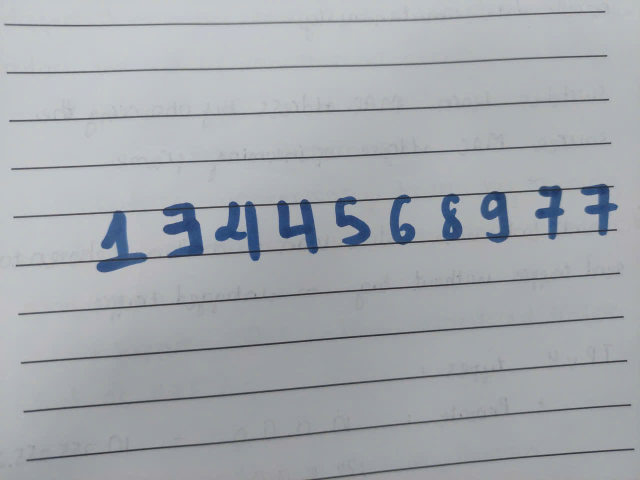
#> input picture src/segmentation/input_image/images.jpg, 1280 x 960 px (shown at 1/2 size); its folder holds only this picture in this run
$ python -i segmentation.py   (imports and definitions only)
#> lines starting #> are read from the running program, lines starting #| are printed output that depends on the picture; after the words box and inside, x2 and y2 are one past the last pixel; in counts of white or black regions, pixels touching at a corner belong together
import cv2  # LIbrary OpenCV for read, cut, and filter image color
import numpy as np # Numpy library for calculations
import os #OS library for file handling within system directories

# Create Output path
OUTPUT_DIR = 'output_digit'

# [2 lines not run here, left out]

# --- HÀM 1: ĐỌC ẢNH AN TOÀN ---
def read_image_safe(path):
#> called with path = 'input_image/images.jpg'
    try:
        stream = open(path, "rb")
        bytes_data = bytearray(stream.read())
        numpyarray = np.asarray(bytes_data, dtype=np.uint8)
        return cv2.imdecode(numpyarray, cv2.IMREAD_UNCHANGED)
#> returned value is the input picture: shape (960, 1280, 3); mean B, G, R 173.7, 168.6, 164.2
    except Exception:
        return None

# --- HÀM 2: Merge the image boxes ---
def merge_broken_parts(rects):
    if len(rects) < 2:
        return rects

    rects.sort(key=lambda r: r[0])

    used = [False] * len(rects)
    merged_rects = []

    for i in range(len(rects)):
        if used[i]: continue

        x1, y1, w1, h1 = rects[i]

        merged_in_this_pass = True
        while merged_in_this_pass:
            merged_in_this_pass = False

            for j in range(i + 1, len(rects)):
                if used[j]: continue

                x2, y2, w2, h2 = rects[j]

                dist_centers_x = abs((x1 + w1 // 2) - (x2 + w2 // 2))
                gap_x = max(0, max(x1, x2) - min(x1+w1, x2+w2))

                x_overlap = max(0, min(x1+w1, x2+w2) - max(x1, x2))
                y_overlap = max(0, min(y1+h1, y2+h2) - max(y1, y2))
                gap_y = max(0, max(y1, y2) - min(y1+h1, y2+h2))
                combined_width = max(x1 + w1, x2 + w2) - min(x1, x2)

                small_fragment = min(w1, w2) <= 12 or min(h1, h2) <= 12
                cond1 = small_fragment and (dist_centers_x < 15) and (gap_y <= 12)
                cond2 = (
                    (y_overlap < 20)
                    and (gap_y <= 12)
                    and (x_overlap >= min(w1, w2) * 0.6)
                    and (combined_width <= max(w1, w2) * 1.45)
                )
                overlap_ratio = x_overlap / max(1, min(w1, w2))
                cond3 = (
                    y_overlap > min(h1, h2) * 0.45
                    and (
                        (overlap_ratio >= 0.45 and combined_width <= max(w1, w2) * 1.6)
                        or (small_fragment and x_overlap > 0)
                    )
                )
                cond4 = (w1 <= 15 and w2 <= 15) and (gap_x <= 10) and (y_overlap > min(h1, h2) * 0.5)

                if cond1 or cond2 or cond3 or cond4:
                    new_x = min(x1, x2)
                    new_y = min(y1, y2)
                    new_w = max(x1+w1, x2+w2) - new_x
                    new_h = max(y1+h1, y2+h2) - new_y

                    x1, y1, w1, h1 = new_x, new_y, new_w, new_h
                    used[j] = True
                    merged_in_this_pass = True
                    print(f"[LOGIC] Radar da gop manh tai X={x2} vao X={x1}")
                    break

        merged_rects.append((x1, y1, w1, h1))

    return merged_rects

#  HÀM MỚI 3: CÁ LỚN NUỐT CÁ BÉ
def remove_inside_boxes(rects):
    valid_rects = []
    for i in range(len(rects)):
        x1, y1, w1, h1 = rects[i]
        is_inside = False

        for j in range(len(rects)):
            if i == j: continue
            x2, y2, w2, h2 = rects[j]

            if x1 >= x2 and y1 >= y2 and (x1+w1) <= (x2+w2) and (y1+h1) <= (y2+h2):
                is_inside = True
                print(f"[LOGIC] Phat hien hop nho tai X={x1} nam trong hop to -> XOA!")
                break

        if not is_inside:
            valid_rects.append((x1, y1, w1, h1))

    return valid_rects
def segment_image(image_path):
    print(f"[INFO] Dang xu ly anh: {image_path}")
    print("[INFO] Dang don dep folder cu...")

    if os.path.exists(OUTPUT_DIR):
        for file_name in os.listdir(OUTPUT_DIR):
            file_path = os.path.join(OUTPUT_DIR, file_name)
            try:
                if os.path.isfile(file_path):
                    os.remove(file_path)
            except Exception as e:
                pass

    img = read_image_safe(image_path)
    if img is None:
        print("[ERROR] Cannot read the image.")
        return [], [], None, None

    if len(img.shape) == 2:
        gray = img.copy()
        img_display = cv2.cvtColor(img, cv2.COLOR_GRAY2BGR)
    else:
        if len(img.shape) == 3 and img.shape[2] == 4:
            img = cv2.cvtColor(img, cv2.COLOR_BGRA2BGR)
        img_display = img.copy()
        gray = cv2.cvtColor(img, cv2.COLOR_BGR2GRAY)

    # --- PRE-PROCESSING ---
    blurred = cv2.GaussianBlur(gray, (5, 5), 0)

    thresh = cv2.adaptiveThreshold(blurred, 255,
                                   cv2.ADAPTIVE_THRESH_GAUSSIAN_C,
                                   cv2.THRESH_BINARY_INV, 19, 15)
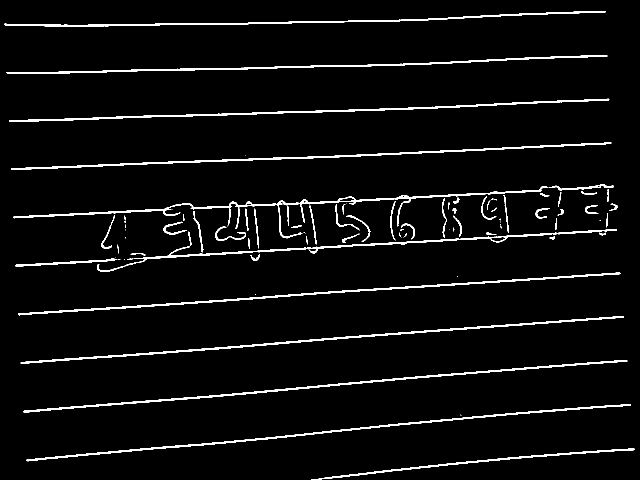
#> thresh: shape (960, 1280) (shown at 1/2 size); 4% white; 86 white regions (28 under 20 px), largest, box (x1, y1, x2, y2) and area: (26, 373, 1097, 477) 4783, (47, 720, 1255, 825) 4216, (41, 632, 1248, 728) 4212

    # Median blur to reduce noise from paper texture
    thresh = cv2.medianBlur(thresh, 3)
#> thresh: shape (960, 1280); 4% white; 90 white regions (18 under 20 px), largest, box (x1, y1, x2, y2) and area: (47, 720, 1255, 825) 4214, (41, 632, 1248, 728) 4212, (36, 545, 1241, 631) 4115

    kernel_clean = np.ones((2,2), np.uint8)
    thresh = cv2.morphologyEx(thresh, cv2.MORPH_OPEN, kernel_clean)
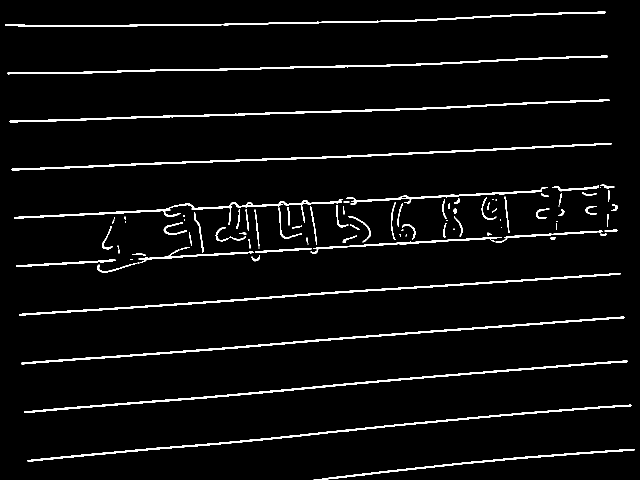
#> thresh: shape (960, 1280) (shown at 1/2 size); 4% white; 105 white regions (30 under 20 px), largest, box (x1, y1, x2, y2) and area: (48, 721, 1255, 826) 4213, (42, 633, 1249, 729) 4212, (38, 546, 1241, 632) 4113

    kernel_heal = np.ones((5,3), np.uint8)
    thresh = cv2.morphologyEx(thresh, cv2.MORPH_CLOSE, kernel_heal)
#> thresh: shape (960, 1280); 4% white; 60 white regions (9 under 20 px)

    # --- TÌM CONTOUR ---
    contours, _ = cv2.findContours(thresh, cv2.RETR_EXTERNAL, cv2.CHAIN_APPROX_SIMPLE)
#> contours = 60 contours, 20 with area under 20; largest, box (x1, y1, x2, y2) and area: (28, 398, 697, 545) 3720, (48, 721, 1255, 826) 3004, (42, 633, 1249, 729) 3004, (38, 546, 1241, 632) 2908, (55, 809, 1263, 924) 2892

    # --- LỌC BAN ĐẦU ---
    h_img, w_img = thresh.shape
    initial_rects = []
    for cnt in contours:
        x, y, w, h = cv2.boundingRect(cnt)
        if w < (w_img * 0.95) and h < (h_img * 0.95):
            # Ép h >= 5 để chém rác cám, cho w thả ga về 2 để cứu nét mỏng
            if (h >= 5 and w >= 2):
                initial_rects.append((x, y, w, h))
#> this loop made 60 passes
#> (x, y, w, h) on passes 1, 2, 3, 4, 5, 7, 8, 9: (627, 898, 642, 62), (55, 809, 1208, 115), (48, 721, 1207, 105), (42, 633, 1207, 96), (38, 546, 1203, 86), (32, 518, 199, 16), (503, 511, 17, 12), (235, 491, 4, 16)
#> after the loop, initial_rects = 51 items, first 6: (627, 898, 642, 62), (55, 809, 1208, 115), (48, 721, 1207, 105), (42, 633, 1207, 96), (38, 546, 1203, 86), (32, 518, 199, 16)

    print(f"[INFO] Tim thay {len(initial_rects)} manh vo ban dau.")
#| [INFO] Tim thay 51 manh vo ban dau.

    # --- GỘP BOX BẰNG LOGIC ---
    final_rects = merge_broken_parts(initial_rects)
#> in merge_broken_parts, `used = [False] * len(rects)`: used = 51 items, first 6: False, False, False, False, False, False
#> the loop in merge_broken_parts, `for i in range(len(rects)):` made 51 passes
#> (printed output is left out)
#> after the loop in merge_broken_parts, `for i in range(len(rects)):`: merged_rects = [(10, 23, 1201, 31), (15, 111, 1201, 38), (19, 198, 1200, 47), (23, 286, 1200, 55), (28, 369, 1235, 555), (627, 898, 642, 62)]; used = 51 items, first 6: False, False, False, False, False, True
#> final_rects has the same summary as merged_rects in merge_broken_parts
    final_rects = remove_inside_boxes(final_rects)
#> the loop in remove_inside_boxes, `for i in range(len(rects)):` made 6 passes
#> after the loop in remove_inside_boxes, `for i in range(len(rects)):`: valid_rects has the same summary as merged_rects in merge_broken_parts
    print(f"[INFO] Sau khi gop manh vo, con lai {len(final_rects)} so hoan chinh.")
#| [INFO] Sau khi gop manh vo, con lai 6 so hoan chinh.

    # --- CẮT & XỬ LÝ ẢNH ---
    roi_images = []
    valid_rects = []
    valid_count = 0

    for (x, y, w, h) in final_rects:

        # 🔥 MÀNG LỌC NANO MỚI: Chỉ chém mụn thật sự
        if (h < 10 and w < 10) or (w * h < 25):
            print(f"[-] Vut rac nano tai X={x}")
            continue

        # Lấy vùng roi tương ứng để kiểm tra tỷ lệ điểm trắng
        roi_clean = thresh[max(0, y):min(thresh.shape[0], y+h), max(0, x):min(thresh.shape[1], x+w)]
        fill_ratio = np.count_nonzero(roi_clean) / (w * h) if (w * h) > 0 else 1.0

        # Thẻ VIP Dấu Trừ: Nét ngang dài, dẹt (bỏ giới hạn h < 20 để hỗ trợ nét bút to dày)
        is_minus = (w >= 10 and (w / max(1, float(h))) >= 1.5)

        # 🔥 THẺ VIP ĐỘC QUYỀN CHO DẤU XUYỆT / GẠCH THẲNG VÀ DẤU CHIA /
        # 1. Gạch thẳng đứng: Nét mỏng dính, cao vừa đủ (h/w >= 1.5)
        # 2. Dấu chia chéo (/): h và w tương đương nhưng đủ lớn (>= 12), và nét mảnh (fill_ratio < 0.45)
        is_slash = (h >= 14 and (float(h) / max(1, w)) >= 1.2) or \
                   (h >= 12 and w >= 8 and fill_ratio < 0.6)

        if not (is_minus or is_slash):
            # LƯỚI LỌC THÉP TỰ ĐỘNG CHÉM CỤC MỤN BỰ
            if (w * h < 60) or (h < 12 and w < 12):
                print(f"[-] Vut 1 manh vun (rac) tai X={x}")
                continue

        cv2.rectangle(img_display, (x, y), (x + w, y + h), (0, 255, 0), 2)
        cv2.putText(img_display, str(valid_count), (x, y - 10), cv2.FONT_HERSHEY_SIMPLEX, 0.5, (0, 255, 0), 2)

        pad = 5
        roi = thresh[max(0, y-pad):min(thresh.shape[0], y+h+pad),
                     max(0, x-pad):min(thresh.shape[1], x+w+pad)]

        if roi.size == 0: continue

        # Square Padding
        h_roi, w_roi = roi.shape
        max_dim = max(h_roi, w_roi)
        square_img = np.zeros((max_dim, max_dim), dtype=np.uint8)
        start_x = (max_dim - w_roi) // 2
        start_y = (max_dim - h_roi) // 2

        square_img[start_y:start_y+h_roi, start_x:start_x+w_roi] = roi

        # BÍ KÍP VÕ CÔNG CHUẨN HÓA MNIST
        resized_20 = cv2.resize(square_img, (20, 20), interpolation=cv2.INTER_AREA)
        final_img = np.zeros((28, 28), dtype=np.uint8)
        final_img[4:24, 4:24] = resized_20

        cv2.imwrite(f'{OUTPUT_DIR}/digit_{valid_count}.png', final_img)

        roi_images.append(final_img)
        valid_rects.append((x, y, w, h))

        valid_count += 1
#> this loop made 6 passes
#> (x, y, w, h, fill_ratio, h_roi, w_roi, max_dim) on passes 1 to 6: (10, 23, 1201, 31, 0.102, 41, 1211, 1211), (15, 111, 1201, 38, 0.086, 48, 1211, 1211), (19, 198, 1200, 47, 0.0726, 57, 1210, 1210), (23, 286, 1200, 55, 0.0612, 65, 1210, 1210), (28, 369, 1235, 555, 0.0475, 565, 1245, 1245), (627, 898, 642, 62, 0.0543, 67, 652, 652)
#> pass 1, in segment_image, `roi = thresh[max(0, y-pad):min(thresh.shape[0], y+h+pad), max(0, x-pad..`:
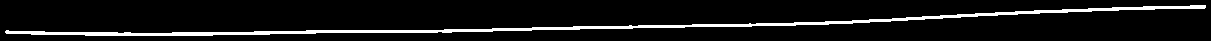
#> roi: shape (41, 1211); 7.7% white; 1 white region, box (x1, y1, x2, y2) and area: (5, 5, 1206, 36) 3805
#> pass 2, in segment_image, `roi = thresh[max(0, y-pad):min(thresh.shape[0], y+h+pad), max(0, x-pad..`:
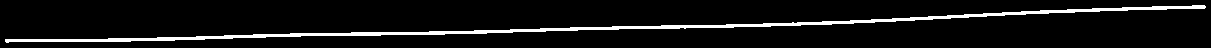
#> roi: shape (48, 1211); 6.8% white; 1 white region, box (x1, y1, x2, y2) and area: (5, 5, 1206, 43) 3926
#> after the loop:
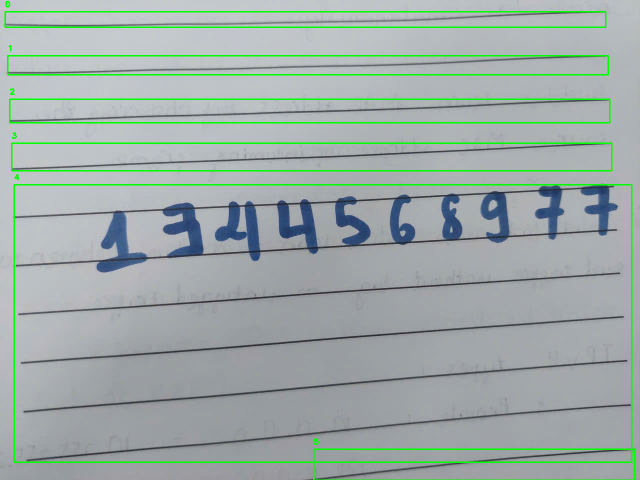
#> img_display: shape (960, 1280, 3) (shown at 1/2 size); 3.57% of pixels changed, all inside (x1, y1, x2, y2) = (9, 2, 1271, 960)
#> after the loop:
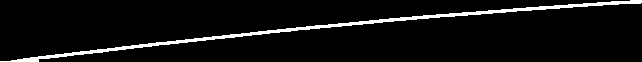
#> roi_clean: shape (62, 642); 5.4% white; 1 white region, box (x1, y1, x2, y2) and area: (0, 0, 642, 62) 2163
#> after the loop:
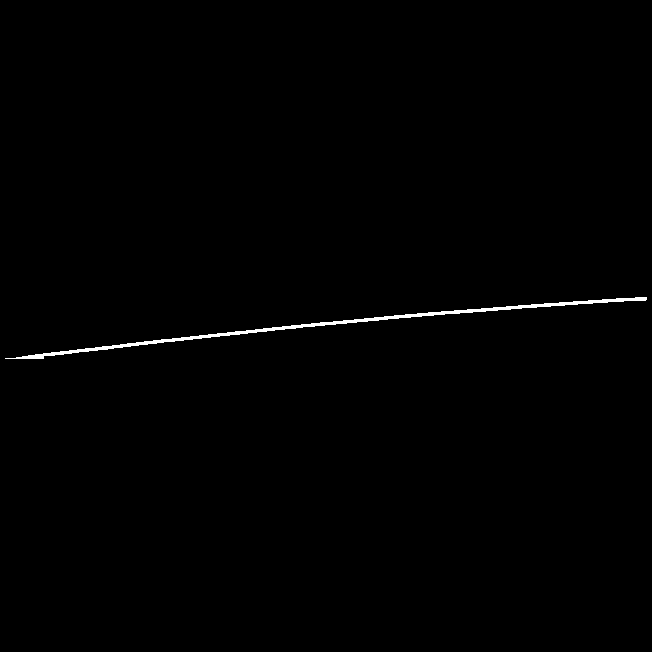
#> square_img: shape (652, 652); 0.51% white; 1 white region, box (x1, y1, x2, y2) and area: (5, 297, 647, 359) 2163
#> after the loop, roi_images = 6 items; valid_count = 6; valid_rects has the same summary as merged_rects in merge_broken_parts

    return roi_images, valid_rects, thresh, img_display

>>> result = segment_image('input_image/images.jpg')

$ run again, on src/segmentation/input_image/test.jpg
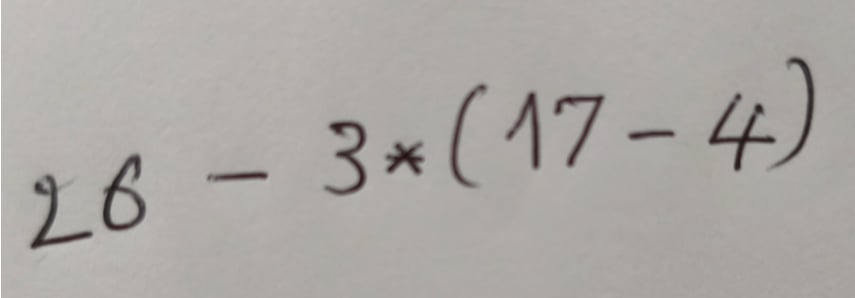
#> input picture src/segmentation/input_image/test.jpg, 855 x 298 px
#> in read_image_safe, returned value is the input picture: shape (298, 855, 3); mean B, G, R 164.8, 168, 172.1
#> in segment_image, `thresh = cv2.morphologyEx(thresh, cv2.MORPH_OPEN, kernel_clean)`:
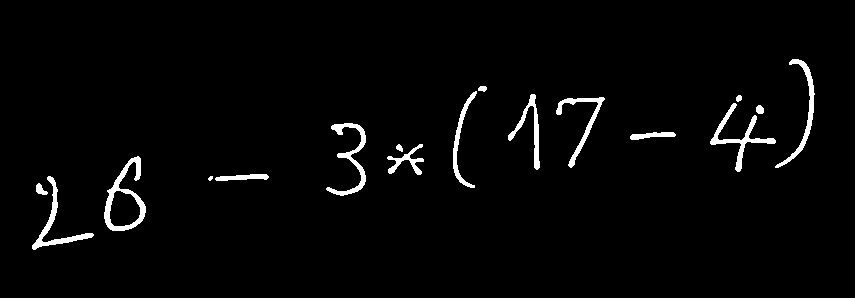
#> thresh: shape (298, 855); 2.5% white; 17 white regions (1 under 20 px), largest, box (x1, y1, x2, y2) and area: (104, 156, 146, 231) 914, (710, 103, 776, 172) 750, (326, 123, 366, 196) 712
#> contours = 14 contours; largest, box (x1, y1, x2, y2) and area: (104, 156, 146, 231) 1625, (710, 95, 776, 172) 688, (326, 123, 366, 196) 582, (32, 176, 94, 250) 554, (775, 59, 815, 168) 522
#> the loop in segment_image, `for cnt in contours:` made 14 passes
#> (x, y, w, h) on passes 1 to 8: (36, 183, 12, 12), (32, 176, 62, 74), (208, 174, 61, 7), (104, 156, 42, 75), (387, 144, 37, 31), (396, 144, 7, 8), (630, 132, 46, 8), (326, 123, 40, 73)
#> after the loop in segment_image, `for cnt in contours:`: initial_rects = [(36, 183, 12, 12), (32, 176, 62, 74), (208, 174, 61, 7), (104, 156, 42, 75), (387, 144, 37, 31), (396, 144, 7, 8), (630, 132, 46, 8), (326, 123, 40, 73), (556, 97, 49, 71), (710, 95, 66, 77), (508, 94, 32, 76), (453, 91, 24, 97), (478, 86, 9, 6), (775, 59, 40, 109)]
#| [INFO] Tim thay 14 manh vo ban dau.
#> in merge_broken_parts, `used = [False] * len(rects)`: used = [False, False, False, False, False, False, False, False, False, False, False, False, False, False]
#> the loop in merge_broken_parts, `for i in range(len(rects)):` made 14 passes
#> (printed output is left out)
#> after the loop in merge_broken_parts, `for i in range(len(rects)):`: merged_rects = [(32, 176, 62, 74), (104, 156, 42, 75), (208, 174, 61, 7), (326, 123, 40, 73), (387, 144, 37, 31), (453, 91, 24, 97), (478, 86, 9, 6), (508, 94, 32, 76), (556, 97, 49, 71), (630, 132, 46, 8), (710, 95, 66, 77), (775, 59, 40, 109)]; used = [False, True, False, False, False, False, True, False, False, False, False, False, False, False]
#> final_rects has the same summary as merged_rects in merge_broken_parts
#> the loop in remove_inside_boxes, `for i in range(len(rects)):` made 12 passes
#> after the loop in remove_inside_boxes, `for i in range(len(rects)):`: valid_rects has the same summary as merged_rects in merge_broken_parts
#| [INFO] Sau khi gop manh vo, con lai 12 so hoan chinh.
#> the loop in segment_image, `for (x, y, w, h) in final_rects:` made 12 passes
#> (x, y, w, h, fill_ratio, is_minus, is_slash, h_roi) on passes 1, 2, 3, 4, 5, 6, 8, 9: (32, 176, 62, 74, 0.167, False, True, 84), (104, 156, 42, 75, 0.293, False, True, 85), (208, 174, 61, 7, 0.635, True, False, 17), (326, 123, 40, 73, 0.247, False, True, 83), (387, 144, 37, 31, 0.344, False, True, 41), (453, 91, 24, 97, 0.206, False, True, 107), (508, 94, 32, 76, 0.219, False, True, 86), (556, 97, 49, 71, 0.167, False, True, 81)
#> (printed output is left out)
#> after the loop in segment_image, `for (x, y, w, h) in final_rects:`:
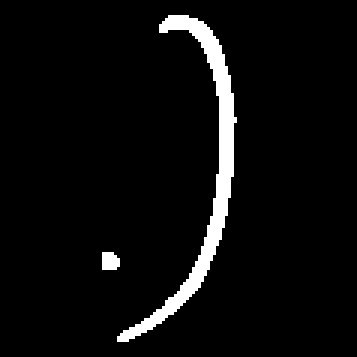
#> square_img: shape (119, 119) (shown 3 times larger); 4.8% white; 2 white regions, box (x1, y1, x2, y2) and area: (39, 5, 79, 114) 648, (34, 84, 40, 90) 32
#> after the loop in segment_image, `for (x, y, w, h) in final_rects:`: roi_images = 11 items; valid_count = 11; valid_rects = [(32, 176, 62, 74), (104, 156, 42, 75), (208, 174, 61, 7), (326, 123, 40, 73), (387, 144, 37, 31), (453, 91, 24, 97), (508, 94, 32, 76), (556, 97, 49, 71), (630, 132, 46, 8), (710, 95, 66, 77), (775, 59, 40, 109)]

$ run again, on src/segmentation/input_image/test2.jpg
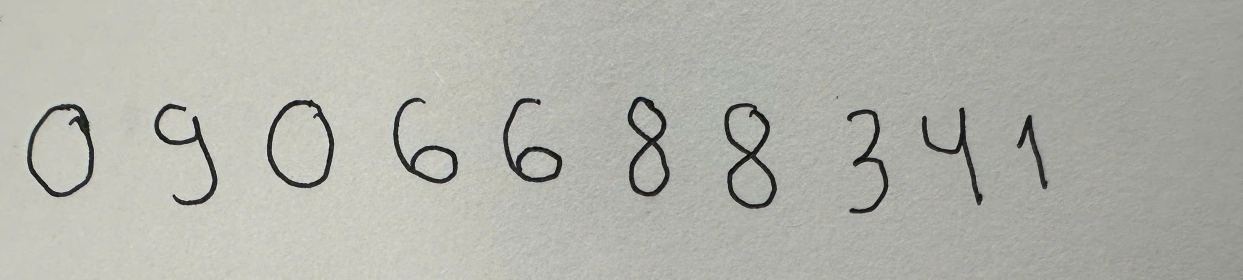
#> input picture src/segmentation/input_image/test2.jpg, 2486 x 559 px (shown at 1/2 size)
#> in read_image_safe, returned value is the input picture: shape (559, 2486, 3); mean B, G, R 170.4, 178.3, 177.6
#> in segment_image, `thresh = cv2.morphologyEx(thresh, cv2.MORPH_OPEN, kernel_clean)`:
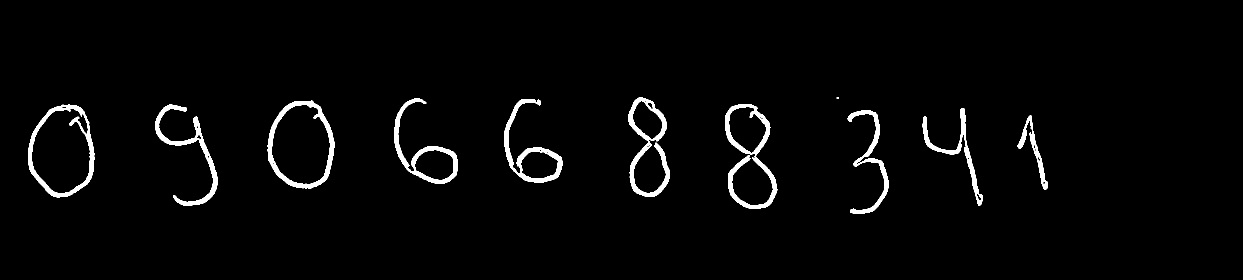
#> thresh: shape (559, 2486) (shown at 1/2 size); 2.6% white; 11 white regions (1 under 20 px), largest, box (x1, y1, x2, y2) and area: (1450, 208, 1555, 418) 4774, (535, 201, 669, 377) 4237, (1257, 195, 1340, 394) 4187
#> contours = 11 contours, 1 with area under 20; largest, box (x1, y1, x2, y2) and area: (56, 209, 189, 395) 18924, (535, 201, 669, 377) 18243, (1450, 208, 1555, 418) 14558, (1257, 195, 1340, 394) 11150, (788, 197, 916, 368) 6767
#> the loop in segment_image, `for cnt in contours:` made 11 passes
#> (x, y, w, h) on passes 1 to 8: (2035, 231, 61, 149), (1695, 220, 83, 207), (1845, 216, 121, 196), (310, 209, 126, 203), (56, 209, 133, 186), (1450, 208, 105, 210), (535, 201, 134, 176), (1008, 198, 117, 168)
#> after the loop in segment_image, `for cnt in contours:`: initial_rects = [(2035, 231, 61, 149), (1695, 220, 83, 207), (1845, 216, 121, 196), (310, 209, 126, 203), (56, 209, 133, 186), (1450, 208, 105, 210), (535, 201, 134, 176), (1008, 198, 117, 168), (788, 197, 128, 171), (1257, 195, 83, 199)]
#| [INFO] Tim thay 10 manh vo ban dau.
#> used = [False, False, False, False, False, False, False, False, False, False]
#> the loop in merge_broken_parts, `for i in range(len(rects)):` made 10 passes
#> after the loop in merge_broken_parts, `for i in range(len(rects)):`: merged_rects = [(56, 209, 133, 186), (310, 209, 126, 203), (535, 201, 134, 176), (788, 197, 128, 171), (1008, 198, 117, 168), (1257, 195, 83, 199), (1450, 208, 105, 210), (1695, 220, 83, 207), (1845, 216, 121, 196), (2035, 231, 61, 149)]
#> final_rects has the same summary as merged_rects in merge_broken_parts
#> the loop in remove_inside_boxes, `for i in range(len(rects)):` made 10 passes
#> after the loop in remove_inside_boxes, `for i in range(len(rects)):`: valid_rects has the same summary as merged_rects in merge_broken_parts
#| [INFO] Sau khi gop manh vo, con lai 10 so hoan chinh.
#> the loop in segment_image, `for (x, y, w, h) in final_rects:` made 10 passes
#> (x, y, w, h, fill_ratio, h_roi, w_roi, max_dim) on passes 1 to 8: (56, 209, 133, 186, 0.171, 196, 143, 196), (310, 209, 126, 203, 0.148, 213, 136, 213), (535, 201, 134, 176, 0.181, 186, 144, 186), (788, 197, 128, 171, 0.162, 181, 138, 181), (1008, 198, 117, 168, 0.187, 178, 127, 178), (1257, 195, 83, 199, 0.257, 209, 93, 209), (1450, 208, 105, 210, 0.22, 220, 115, 220), (1695, 220, 83, 207, 0.173, 217, 93, 217)
#> after the loop in segment_image, `for (x, y, w, h) in final_rects:`:
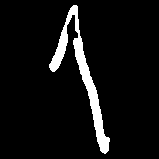
#> square_img: shape (159, 159); 6.6% white; 1 white region, box (x1, y1, x2, y2) and area: (49, 5, 110, 154) 1660
#> after the loop in segment_image, `for (x, y, w, h) in final_rects:`: roi_images = 10 items; valid_count = 10; valid_rects has the same summary as merged_rects in merge_broken_parts
